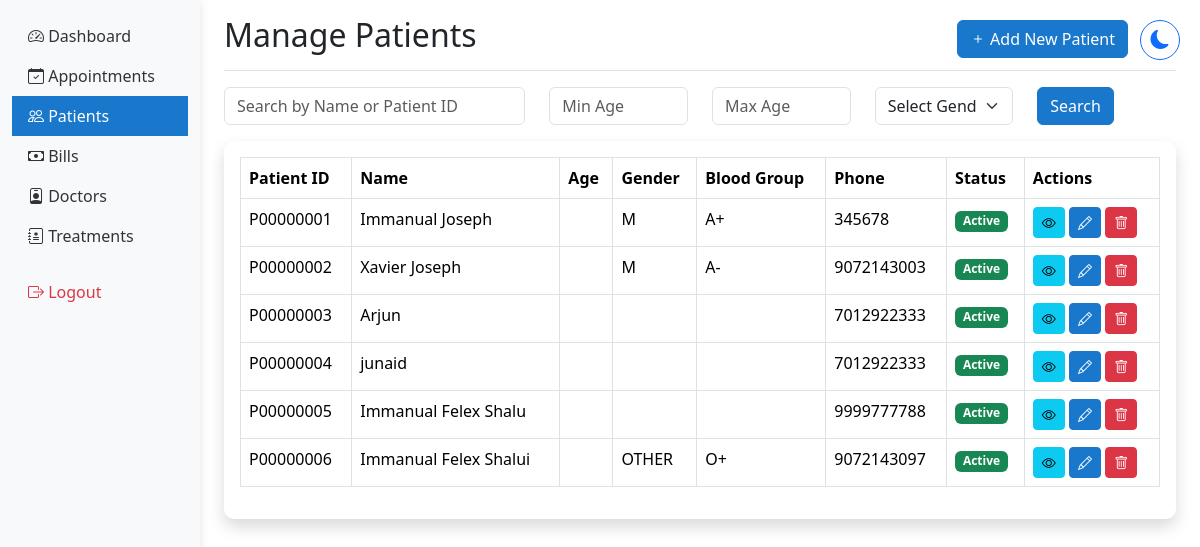
Screenshot of /hosp_admin/patients/ (signed in) with the database file from the repository.
### hmsapp/models.py (models this page shows, shortened)
class Patient(models.Model):
    BLOOD_GROUPS = [
        ('A+', 'A+'), ('A-', 'A-'),
        ('B+', 'B+'), ('B-', 'B-'),
        ('O+', 'O+'), ('O-', 'O-'),
        ('AB+', 'AB+'), ('AB-', 'AB-'),
    ]
    GENDER_CHOICES = [
        ('MALE', 'Male'),
        ('FEMALE', 'Female'),
        ('OTHER', 'Other'),
    ]
    user = models.OneToOneField(User, on_delete=models.CASCADE)  # Changed to OneToOneField
    patient_name = models.CharField(max_length=100)  # Removed blank=True
    date_of_birth = models.DateField()
    blood_group = models.CharField(max_length=5, choices=BLOOD_GROUPS)  # Added choices
    gender = models.CharField(max_length=10, choices=GENDER_CHOICES)  # Added choices
    nationality = models.CharField(max_length=50)
    referred_by = models.CharField(max_length=100, blank=True)
    phone_number = models.CharField(max_length=15, validators=[phone_regex])
    address = models.TextField(blank=True)
    emergency_contact_name = models.CharField(max_length=100)
    emergency_contact_phone = models.CharField(max_length=15, validators=[phone_regex])
    medical_history = models.TextField(blank=True)
    drug_allergies = models.TextField(blank=True)
    food_allergies = models.TextField(blank=True)
    created_at = models.DateTimeField(auto_now_add=True)
    updated_at = models.DateTimeField(auto_now=True)
    patient_id = models.CharField(max_length=9, unique=True, blank=True)
    profile_picture = models.ImageField(
        upload_to='patients/profile_pics/',
        null=True,
        blank=True,
        validators=[FileExtensionValidator(['jpg', 'jpeg', 'png'])]
    )

### hmsapp/views.py (the view)
# urls.py: path('hosp_admin/patients/', views.manage_patients, name='manage_patients'),
@login_required
@user_passes_test(lambda u: u.groups.filter(name__in=['Staff', 'Administrators', 'Doctors']).exists())
def manage_patients(request):
    search = request.GET.get('search', '')
    min_age = request.GET.get('min_age', None)
    max_age = request.GET.get('max_age', None)
    gender = request.GET.get('gender', '')
    patients = Patient.objects.all()
    if search:
        patients = patients.filter(Q(user__first_name__icontains=search) | Q(user__last_name__icontains=search) | Q(patient_id__icontains=search))
    if min_age:
        patients = patients.filter(age__gte=min_age)
    if max_age:
        patients = patients.filter(age__lte=max_age)
    if gender:
        patients = patients.filter(gender=gender)
    return render(request, 'shared/manage_patients.html', {'patients': patients, 'request': request})

### hmsapp/context_processors.py (called while the page is built)
def base_template(request):
    if request.user.is_authenticated:
        if request.user.groups.filter(name='Doctors').exists():
            base_template = 'doctor/base_doctor.html'
        elif request.user.groups.filter(name='Administrators').exists():
            base_template = 'hosp_admin/base_admin.html'
        else:
            base_template = 'staff/base_staff.html'
    else:
        base_template = 'staff/base_staff.html'
    return {'base_template': base_template}

### hmsapp/templates/shared/manage_patients.html (shortened to what this page needs)
{% extends base_template %}
{% load static %}
{% block content %}
<div class="d-flex justify-content-between flex-wrap flex-md-nowrap align-items-center pt-3 pb-2 mb-3 border-bottom">
    <h1 class="h2">Manage Patients</h1>
    <div class="btn-toolbar mb-2 mb-md-0 me-5">
        <button type="button" class="btn btn-primary" data-bs-toggle="modal" data-bs-target="#addPatientModal">
            <i class="bi bi-plus"></i> Add New Patient
        </button>
    </div>
</div>
<div class="mb-3">
    <form id="searchForm" method="GET" action="{% url 'manage_patients' %}">
        <div class="row">
            <div class="col-md-4">
                <input type="text" class="form-control" name="search" placeholder="Search by Name or Patient ID" value="{{ request.GET.search }}">
            </div>
            <div class="col-md-2">
                <input type="number" class="form-control" name="min_age" placeholder="Min Age" value="{{ request.GET.min_age }}">
            </div>
            <div class="col-md-2">
                <input type="number" class="form-control" name="max_age" placeholder="Max Age" value="{{ request.GET.max_age }}">
            </div>
            <div class="col-md-2">
                <select class="form-select" name="gender">
                    <option value="">Select Gender</option>
                </select>
            </div>
            <div class="col-md-2">
                <button type="submit" class="btn btn-primary">Search</button>
            </div>
        </div>
    </form>
</div>
<div class="card shadow mb-4">
    <div class="card-body">
        <div class="table-responsive">
            <table class="table table-bordered" id="patientsTable" width="100%" cellspacing="0">
                <thead>
                    <tr>
                        <th>Patient ID</th>
                        <th>Name</th>
                        <th>Age</th>
                        <th>Gender</th>
                        <th>Blood Group</th>
                        <th>Phone</th>
                        <th>Status</th>
                        <th>Actions</th>
                    </tr>
                </thead>
                <tbody>
                    {% for patient in patients %}
                    <tr>
                        <td>{{ patient.patient_id }}</td>
                        <td>{{ patient.user.get_full_name }}</td>
                        <td>{{ patient.age }}</td>
                        <td>{{ patient.gender }}</td>
                        <td>{{ patient.blood_group }}</td>
                        <td>{{ patient.phone_number }}</td>
                        <td>
                            <span class="badge {% if patient.user.is_active %}bg-success{% else %}bg-danger{% endif %}">
                                {{ patient.user.is_active|yesno:"Active,Inactive" }}
                            </span>
                        </td>
                        <td>
                            <button class="btn btn-sm btn-info" onclick="viewPatient('{{ patient.id }}')">
                                <i class="bi bi-eye"></i>
                            </button>
                            <button class="btn btn-sm btn-primary" onclick="editPatient('{{ patient.id }}')">
                                <i class="bi bi-pencil"></i>
                            </button>
                            <button type="button" class="btn btn-sm btn-danger" data-bs-toggle="modal" data-bs-target="#deletePatient{{ patient.id }}">
                                <i class="bi bi-trash"></i>
                            </button>
                        </td>
                    </tr>
                    {% endfor %}
                </tbody>
            </table>
        </div>
    </div>
</div>
{% endblock %}

### hmsapp/templates/staff/base_staff.html (style rules this page uses)
.card { border: none; box-shadow: 0 0 15px rgba(0,0,0,0.05); border-radius: 10px; }
.table th { border-top: none; font-weight: 600; }
.btn-primary { background-color: #1977cc; border-color: #1977cc; }

### rows the page displays
Patient: patient_id "P00000001", user.get_full_name "Immanual Joseph", gender "M", blood_group "A+", phone_number "345678", user.is_active "Active"
Patient: patient_id "P00000002", user.get_full_name "Xavier Joseph", gender "M", blood_group "A-", phone_number "9072143003", user.is_active "Active"
Patient: patient_id "P00000003", user.get_full_name "Arjun", phone_number "7012922333", user.is_active "Active"
Patient: patient_id "P00000004", user.get_full_name "junaid", phone_number "7012922333", user.is_active "Active"
Patient: patient_id "P00000005", user.get_full_name "Immanual Felex Shalu", phone_number "9999777788", user.is_active "Active"
Patient: patient_id "P00000006", user.get_full_name "Immanual Felex Shalui", gender "OTHER", blood_group "O+", phone_number "9072143097", user.is_active "Active"
